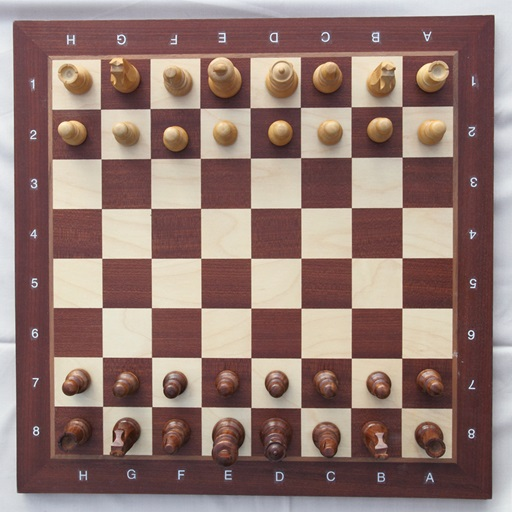
#> input picture images/chessboard.jpg, 512 x 512 px
$ python detector.py --image images/chessboard.jpg
#> lines starting #> are read from the running program, lines starting #| are printed output that depends on the picture
### utils/plot.py
import matplotlib.pyplot as plt


def load_image(file_path):
#> called with file_path = 'images/chessboard.jpg'
    try:
        img_color = plt.imread(file_path)
#> img_color is the input picture: shape (512, 512, 3); mean R, G, B 147.1, 121.1, 114.3
        return img_color
    except:
        print("Error: Could not load image from file path.")


def show_corners(img_color, corners):
    x = []
    y = []

    for corner in corners:
        x.append(corner[0])
        y.append(corner[1])

    plt.ion()
    plt.figure("Harris Corner Detector")
    plt.imshow(img_color)
    plt.plot(x, y, "r+", markersize=5)
    plt.ioff()
    plt.show()

### utils/process.py
import numpy as np
from scipy.ndimage import convolve1d


def rgb_to_gray(img_rgb):
    Y = np.array([0.299, 0.587, 0.114])
    img_gray = np.dot(img_rgb, Y)
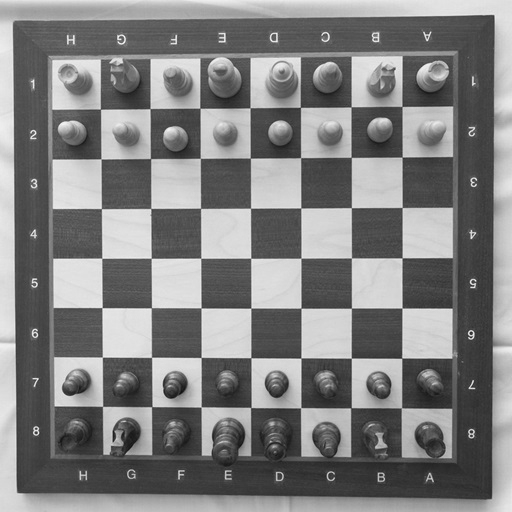
#> img_gray: shape (512, 512) float64; min 18.12, max 252.9, mean 128.1

    return img_gray


def smooth_1d(img_gray, sigma, n=3):
    x = np.arange(-n * sigma, n * sigma + 1)
    filter = np.exp(-x ** 2 / (2 * sigma ** 2))

    img_filtered = convolve1d(img_gray, filter, 1, np.float64, "constant")
    weight = convolve1d(np.ones_like(img_gray), filter, 1, np.float64, "constant")
    img_smoothed = img_filtered / weight

    return img_smoothed


def smooth_2d(img_gray, sigma, n=3):
    img_smoothed = smooth_1d(img_gray, sigma, n)
    img_smoothed = smooth_1d(img_smoothed.T, sigma, n).T

    return img_smoothed

### detector.py
import numpy as np
import argparse

from utils.process import smooth_2d
from utils.plot import load_image, show_corners
from utils.process import rgb_to_gray


class HarrisCornerDetector:
    def __init__(self, sigma, k, threshold):
        self.sigma = sigma
        self.k = k
        self.threshold = threshold

    def detect(self, img_gray):
        # Compute gradients
        Ix, Iy = np.gradient(img_gray)

        # Compute components for R matrix
        Ix2 = Ix ** 2
        Iy2 = Iy ** 2
        IxIy = Ix * Iy
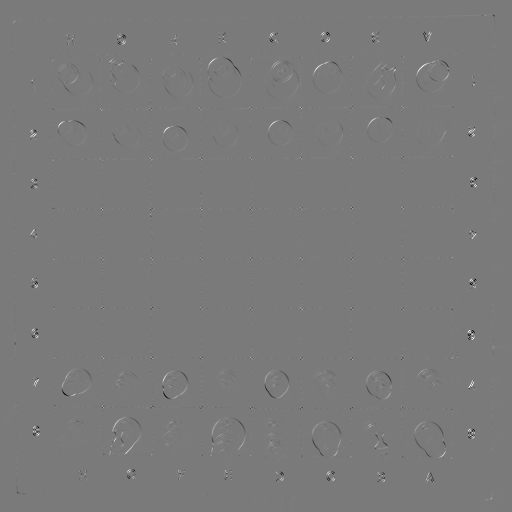
#> IxIy: shape (512, 512) float64; min -6568.9, max 7059.6, mean 2; drawn with min black and max white

        Ix2 = smooth_2d(Ix2, self.sigma)
        Iy2 = smooth_2d(Iy2, self.sigma)
#> call 4 of smooth_1d, with sigma = 1, n = 3
#> in smooth_1d (call 4), `img_filtered = convolve1d(img_gray, filter, 1, np.float64, "constant")`:
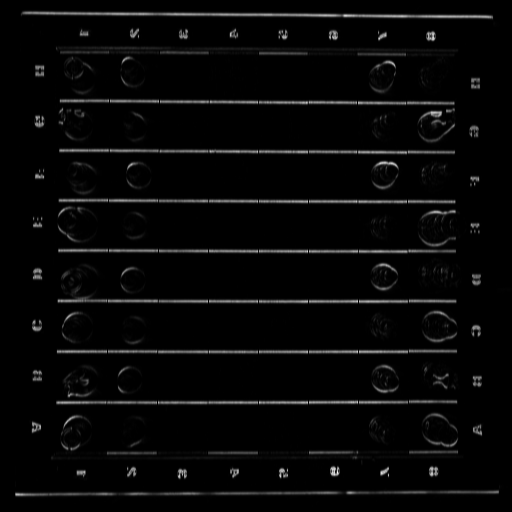
#> img_gray: shape (512, 512) float64; min 0, max 5076.2, mean 158; drawn with min black and max white
        IxIy = smooth_2d(IxIy, self.sigma)

        # R = det(A) - k * trace(A)^2
        detA = Ix2 * Iy2 - IxIy ** 2
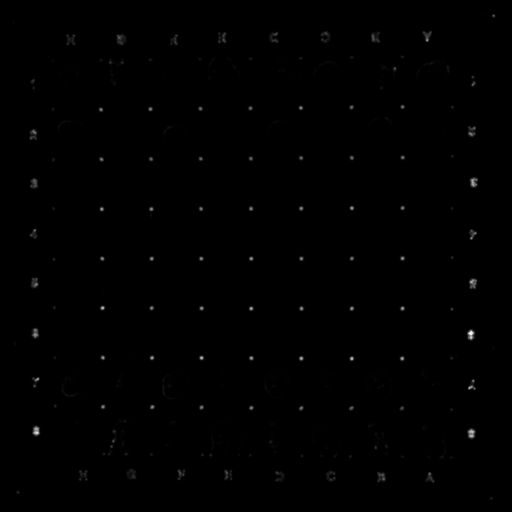
#> detA: shape (512, 512) float64; min 2.67e-05, max 7644053.5, mean 24765.4; drawn with min black and max white
        traceA = Ix2 + Iy2
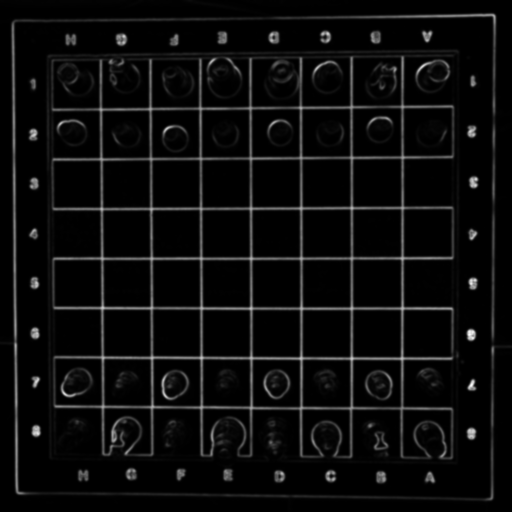
#> traceA: shape (512, 512) float64; min 0.0173, max 6172.7, mean 304; drawn with min black and max white
        R = detA - self.k * traceA ** 2
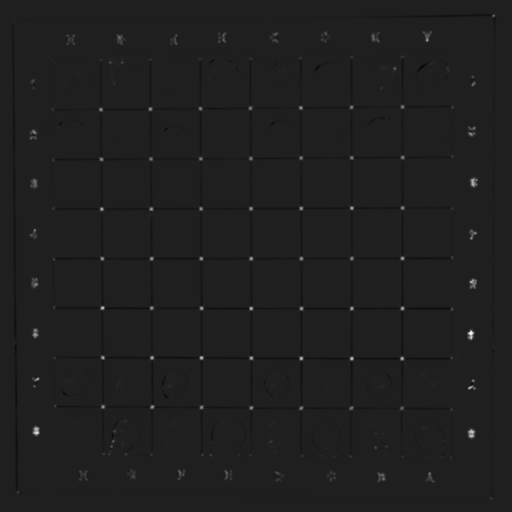
#> R: shape (512, 512) float64; min -900592.5, max 6379322.3, mean 2962.3; drawn with min black and max white

        # Check for local maxima within 8-neighbourhood
        candidates = []

        for y in range(1, R.shape[0] - 1):
            for x in range(1, R.shape[1] - 1):
                neighbours = [R[y-1, x-1], R[y-1, x], R[y-1, x+1], R[y, x-1], R[y, x+1], R[y+1, x-1], R[y+1, x], R[y+1, x+1]]

                # Consider only if center pixel is greater than all its neighbours
                if R[y, x] > np.max(neighbours):
                    # Perform 4-neighbourhood quadratic approximation
                    a = (R[y, x-1] + R[y, x+1] - 2 * R[y, x]) / 2               # a = [f(-1, 0) + f(1, 0) - 2 * f(0, 0)] / 2
                    b = (R[y-1, x] + R[y+1, x] - 2 * R[y, x]) / 2               # b = [f(0, -1) + f(0, 1) - 2 * f(0, 0)] / 2
                    c = (R[y, x+1] - R[y, x-1]) / 2                             # c = [f(1, 0) - f(-1, 0)] / 2
                    d = (R[y+1, x] - R[y-1, x]) / 2                             # d = [f(0, 1) - f(0, -1)] / 2
                    e = R[y, x]                                                 # e = f(0, 0)

                    dx = -c / (2 * a)                                           # x = - c / 2a
                    dy = -d / (2 * b)                                           # y = - d / 2b
                    r = a * dx ** 2 + b * dy ** 2 + c * dx + d * dy + e         # f(x, y) = ax^2 + by^2 + cx + dy + e

                    candidates.append((x + dx, y + dy, r))
#> after the loop, candidates = 6527 items, first 6: (132.4, 0.855, -39.6), (134.9, 0.628, 0.585), (319.3, 0.682, -18.71), (331.3, 0.923, -13.67), (392.1, 1.04, 6.58), (432.1, 1.47, 0.412)

        # Discard weak corners
        corners = []

        for x, y, r in candidates:
            if r > self.threshold:
                corners.append((x, y, r))
#> this loop made 6527 passes
#> after the loop, corners = 158 items, first 6: (493.1, 15.23, 2193221.5), (423.4, 31.93, 1364356.2), (430.1, 31.93, 1392437.8), (325.2, 32.98, 1634652.3), (274.8, 34.06, 1651414.4), (67.13, 35.16, 1150689.3)

        return corners


if __name__ == "__main__" :
    arg_parser = argparse.ArgumentParser(description = "Harris Corner Detector")
    arg_parser.add_argument("-i", "--image", type = str,
                        help = "file path of the input color JPEG image")
    arg_parser.add_argument("-s", "--sigma", type = float, default = 1.0,
                        help = "sigma value for Gaussain filter (default = 1.0)")
    arg_parser.add_argument("-k", "--kappa", type = float, default = 0.04,
                        help = "kappa value for R matrix (default = 0.04)")
    arg_parser.add_argument("-t", "--threshold", type = float, default = 1e6,
                        help = "threshold value for corner detection (default = 1e6)")
    args = arg_parser.parse_args()

    hcd = HarrisCornerDetector(args.sigma, args.kappa, args.threshold)
    img_color = load_image(args.image)
    img_gray = rgb_to_gray(img_color)

    corners = hcd.detect(img_gray)
    show_corners(img_color, corners)
#> the loop in show_corners, `for corner in corners:` made 158 passes
#> after the loop in show_corners, `for corner in corners:`: x = 158 values, max 493.1 at index 0, min 30.44 at index 47, mean 256.9; y = 158 values, max 481 at index 157, min 15.23 at index 0, mean 248.2
#> in show_corners, `plt.show()`:
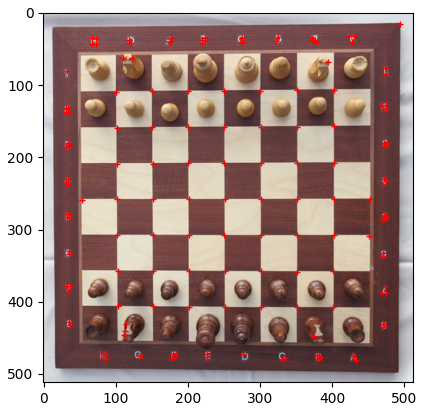
#> figure drawn by matplotlib, 1 panel
